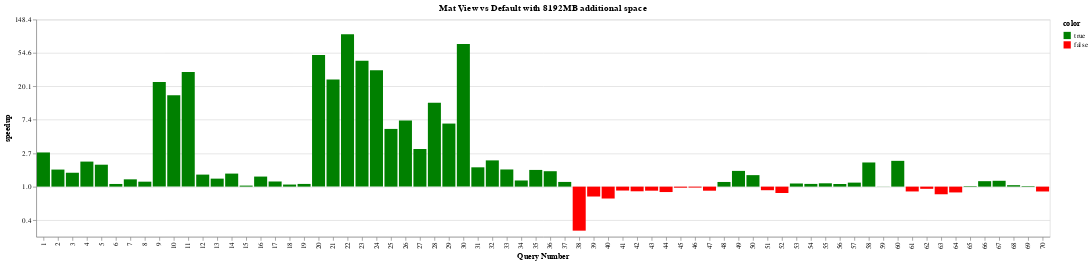

Write notebook code for a chart like this one.
### Code cell
chart = plot_speedup("Mat View vs Default", mat_view, 128)
chart

### Figure 1 — Vega-Lite specification as saved in the notebook (floating-point values rounded to 4 significant figures)
{"$schema": "https://vega.github.io/schema/vega-lite/v4.17.0.json", "config": {"view": {"continuousHeight": 300, "continuousWidth": 400}}, "data": {"name": "data-cb8325ee29214de9e2c68a4528a0cf9a"}, "datasets": {"data-cb8325ee29214de9e2c68a4528a0cf9a": [{"budget": 128, "color": true, "expt_name": "mat_view", "log_speedup": 1.023, "query_name": "query1", "query_num": 1, "running_time": 0.01724, "speedup": 2.781}, {"budget": 128, "color": true, "expt_name": "mat_view", "log_speedup": 0.5104, "query_name": "query2", "query_num": 2, "running_time": 0.01343, "speedup": 1.666}, {"budget": 128, "color": true, "expt_name": "mat_view", "log_speedup": 0.4154, "query_name": "query3", "query_num": 3, "running_time": 0.01608, "speedup": 1.515}, {"budget": 128, "color": true, "expt_name": "mat_view", "log_speedup": 0.7492, "query_name": "query4", "query_num": 4, "running_time": 0.01416, "speedup": 2.115}, {"budget": 128, "color": true, "expt_name": "mat_view", "log_speedup": 0.6562, "query_name": "query5", "query_num": 5, "running_time": 0.04989, "speedup": 1.927}, {"budget": 128, "color": true, "expt_name": "mat_view", "log_speedup": 0.07968, "query_name": "query6", "query_num": 6, "running_time": 1.386, "speedup": 1.083}, {"budget": 128, "color": true, "expt_name": "mat_view", "log_speedup": 0.218, "query_name": "query7", "query_num": 7, "running_time": 0.4647, "speedup": 1.244}, {"budget": 128, "color": true, "expt_name": "mat_view", "log_speedup": 0.148, "query_name": "query8", "query_num": 8, "running_time": 2.622, "speedup": 1.16}, {"budget": 128, "color": true, "expt_name": "mat_view", "log_speedup": 3.13, "query_name": "query9", "query_num": 9, "running_time": 0.008741, "speedup": 22.88}, {"budget": 128, "color": true, "expt_name": "mat_view", "log_speedup": 2.734, "query_name": "query10", "query_num": 10, "running_time": 0.008732, "speedup": 15.39}, {"budget": 128, "color": true, "expt_name": "mat_view", "log_speedup": 3.431, "query_name": "query11", "query_num": 11, "running_time": 0.008747, "speedup": 30.91}, {"budget": 128, "color": true, "expt_name": "mat_view", "log_speedup": 0.3598, "query_name": "query12", "query_num": 12, "running_time": 0.5278, "speedup": 1.433}, {"budget": 128, "color": true, "expt_name": "mat_view", "log_speedup": 0.2392, "query_name": "query13", "query_num": 13, "running_time": 0.3679, "speedup": 1.27}, {"budget": 128, "color": true, "expt_name": "mat_view", "log_speedup": 0.3901, "query_name": "query14", "query_num": 14, "running_time": 0.7206, "speedup": 1.477}, {"budget": 128, "color": true, "expt_name": "mat_view", "log_speedup": 0.0306, "query_name": "query15", "query_num": 15, "running_time": 0.3103, "speedup": 1.031}, {"budget": 128, "color": true, "expt_name": "mat_view", "log_speedup": 0.301, "query_name": "query16", "query_num": 16, "running_time": 0.3322, "speedup": 1.351}, {"budget": 128, "color": true, "expt_name": "mat_view", "log_speedup": 0.1539, "query_name": "query17", "query_num": 17, "running_time": 0.3654, "speedup": 1.166}, {"budget": 128, "color": true, "expt_name": "mat_view", "log_speedup": 0.06219, "query_name": "query18", "query_num": 18, "running_time": 0.3098, "speedup": 1.064}, {"budget": 128, "color": true, "expt_name": "mat_view", "log_speedup": 0.08074, "query_name": "query19", "query_num": 19, "running_time": 4.711, "speedup": 1.084}, {"budget": 128, "color": true, "expt_name": "mat_view", "log_speedup": 3.938, "query_name": "query20", "query_num": 20, "running_time": 0.02228, "speedup": 51.34}, {"budget": 128, "color": true, "expt_name": "mat_view", "log_speedup": 3.206, "query_name": "query21", "query_num": 21, "running_time": 0.02234, "speedup": 24.68}, {"budget": 128, "color": true, "expt_name": "mat_view", "log_speedup": 4.563, "query_name": "query22", "query_num": 22, "running_time": 0.02239, "speedup": 95.85}, {"budget": 128, "color": true, "expt_name": "mat_view", "log_speedup": 3.771, "query_name": "query23", "query_num": 23, "running_time": 0.0415, "speedup": 43.4}, {"budget": 128, "color": true, "expt_name": "mat_view", "log_speedup": 3.481, "query_name": "query24", "query_num": 24, "running_time": 0.04126, "speedup": 32.48}, {"budget": 128, "color": true, "expt_name": "mat_view", "log_speedup": 1.727, "query_name": "query25", "query_num": 25, "running_time": 0.04123, "speedup": 5.623}, {"budget": 128, "color": true, "expt_name": "mat_view", "log_speedup": 1.978, "query_name": "query26", "query_num": 26, "running_time": 0.0965, "speedup": 7.228}, {"budget": 128, "color": true, "expt_name": "mat_view", "log_speedup": 1.126, "query_name": "query27", "query_num": 27, "running_time": 0.09534, "speedup": 3.083}, {"budget": 128, "color": true, "expt_name": "mat_view", "log_speedup": 2.508, "query_name": "query28", "query_num": 28, "running_time": 0.07647, "speedup": 12.29}, {"budget": 128, "color": true, "expt_name": "mat_view", "log_speedup": 1.887, "query_name": "query29", "query_num": 29, "running_time": 0.07712, "speedup": 6.601}, {"budget": 128, "color": true, "expt_name": "mat_view", "log_speedup": 4.269, "query_name": "query30", "query_num": 30, "running_time": 0.04182, "speedup": 71.48}, {"budget": 128, "color": true, "expt_name": "mat_view", "log_speedup": 0.5778, "query_name": "query31", "query_num": 31, "running_time": 0.02052, "speedup": 1.782}, {"budget": 128, "color": true, "expt_name": "mat_view", "log_speedup": 0.7853, "query_name": "query32", "query_num": 32, "running_time": 0.02314, "speedup": 2.193}, {"budget": 128, "color": true, "expt_name": "mat_view", "log_speedup": 0.5134, "query_name": "query33", "query_num": 33, "running_time": 0.684, "speedup": 1.671}, {"budget": 128, "color": true, "expt_name": "mat_view", "log_speedup": 0.1841, "query_name": "query34", "query_num": 34, "running_time": 0.2105, "speedup": 1.202}, {"budget": 128, "color": true, "expt_name": "mat_view", "log_speedup": 0.4996, "query_name": "query35", "query_num": 35, "running_time": 0.03187, "speedup": 1.648}, {"budget": 128, "color": true, "expt_name": "mat_view", "log_speedup": 0.4614, "query_name": "query36", "query_num": 36, "running_time": 0.2238, "speedup": 1.586}, {"budget": 128, "color": true, "expt_name": "mat_view", "log_speedup": 0.1406, "query_name": "query37", "query_num": 37, "running_time": 0.6748, "speedup": 1.151}, {"budget": 128, "color": false, "expt_name": "mat_view", "log_speedup": -1.318, "query_name": "query38", "query_num": 38, "running_time": 0.3177, "speedup": 0.2677}, {"budget": 128, "color": false, "expt_name": "mat_view", "log_speedup": -0.2961, "query_name": "query39", "query_num": 39, "running_time": 0.3833, "speedup": 0.7437}, {"budget": 128, "color": false, "expt_name": "mat_view", "log_speedup": -0.3559, "query_name": "query40", "query_num": 40, "running_time": 0.3425, "speedup": 0.7005}, {"budget": 128, "color": false, "expt_name": "mat_view", "log_speedup": -0.1174, "query_name": "query41", "query_num": 41, "running_time": 4.902, "speedup": 0.8892}, {"budget": 128, "color": false, "expt_name": "mat_view", "log_speedup": -0.1395, "query_name": "query42", "query_num": 42, "running_time": 2.119, "speedup": 0.8698}, {"budget": 128, "color": false, "expt_name": "mat_view", "log_speedup": -0.1217, "query_name": "query43", "query_num": 43, "running_time": 5.995, "speedup": 0.8855}, {"budget": 128, "color": false, "expt_name": "mat_view", "log_speedup": -0.1623, "query_name": "query44", "query_num": 44, "running_time": 0.9651, "speedup": 0.8502}, {"budget": 128, "color": false, "expt_name": "mat_view", "log_speedup": -0.03218, "query_name": "query45", "query_num": 45, "running_time": 0.6852, "speedup": 0.9683}, {"budget": 128, "color": false, "expt_name": "mat_view", "log_speedup": -0.02807, "query_name": "query46", "query_num": 46, "running_time": 0.8078, "speedup": 0.9723}, {"budget": 128, "color": false, "expt_name": "mat_view", "log_speedup": -0.1221, "query_name": "query47", "query_num": 47, "running_time": 1.827, "speedup": 0.8851}, {"budget": 128, "color": true, "expt_name": "mat_view", "log_speedup": 0.1394, "query_name": "query48", "query_num": 48, "running_time": 1.036, "speedup": 1.15}, {"budget": 128, "color": true, "expt_name": "mat_view", "log_speedup": 0.4707, "query_name": "query49", "query_num": 49, "running_time": 2.16, "speedup": 1.601}, {"budget": 128, "color": true, "expt_name": "mat_view", "log_speedup": 0.3439, "query_name": "query50", "query_num": 50, "running_time": 1.709, "speedup": 1.411}, {"budget": 128, "color": false, "expt_name": "mat_view", "log_speedup": -0.1074, "query_name": "query51", "query_num": 51, "running_time": 5.686, "speedup": 0.8982}, {"budget": 128, "color": false, "expt_name": "mat_view", "log_speedup": -0.19, "query_name": "query52", "query_num": 52, "running_time": 3.548, "speedup": 0.8269}, {"budget": 128, "color": true, "expt_name": "mat_view", "log_speedup": 0.09366, "query_name": "query53", "query_num": 53, "running_time": 0.1513, "speedup": 1.098}, {"budget": 128, "color": true, "expt_name": "mat_view", "log_speedup": 0.08129, "query_name": "query54", "query_num": 54, "running_time": 0.1743, "speedup": 1.085}, {"budget": 128, "color": true, "expt_name": "mat_view", "log_speedup": 0.09932, "query_name": "query55", "query_num": 55, "running_time": 0.1897, "speedup": 1.104}, {"budget": 128, "color": true, "expt_name": "mat_view", "log_speedup": 0.0784, "query_name": "query56", "query_num": 56, "running_time": 0.6387, "speedup": 1.082}, {"budget": 128, "color": true, "expt_name": "mat_view", "log_speedup": 0.1198, "query_name": "query57", "query_num": 57, "running_time": 0.5795, "speedup": 1.127}, {"budget": 128, "color": true, "expt_name": "mat_view", "log_speedup": 0.7227, "query_name": "query58", "query_num": 58, "running_time": 13.41, "speedup": 2.06}, {"budget": 128, "color": true, "expt_name": "mat_view", "log_speedup": 0.003378, "query_name": "query59", "query_num": 59, "running_time": 0.1955, "speedup": 1.003}, {"budget": 128, "color": true, "expt_name": "mat_view", "log_speedup": 0.7715, "query_name": "query60", "query_num": 60, "running_time": 80.58, "speedup": 2.163}, {"budget": 128, "color": false, "expt_name": "mat_view", "log_speedup": -0.1445, "query_name": "query61", "query_num": 61, "running_time": 11.57, "speedup": 0.8655}, {"budget": 128, "color": false, "expt_name": "mat_view", "log_speedup": -0.0656, "query_name": "query62", "query_num": 62, "running_time": 1.428, "speedup": 0.9365}, {"budget": 128, "color": false, "expt_name": "mat_view", "log_speedup": -0.2286, "query_name": "query63", "query_num": 63, "running_time": 3.63, "speedup": 0.7956}, {"budget": 128, "color": false, "expt_name": "mat_view", "log_speedup": -0.174, "query_name": "query64", "query_num": 64, "running_time": 2.547, "speedup": 0.8403}, {"budget": 128, "color": true, "expt_name": "mat_view", "log_speedup": 0.01557, "query_name": "query65", "query_num": 65, "running_time": 0.161, "speedup": 1.016}, {"budget": 128, "color": true, "expt_name": "mat_view", "log_speedup": 0.1632, "query_name": "query66", "query_num": 66, "running_time": 0.8753, "speedup": 1.177}, {"budget": 128, "color": true, "expt_name": "mat_view", "log_speedup": 0.1746, "query_name": "query67", "query_num": 67, "running_time": 0.7256, "speedup": 1.191}, {"budget": 128, "color": true, "expt_name": "mat_view", "log_speedup": 0.04305, "query_name": "query68", "query_num": 68, "running_time": 0.262, "speedup": 1.044}, {"budget": 128, "color": true, "expt_name": "mat_view", "log_speedup": 0.01597, "query_name": "query69", "query_num": 69, "running_time": 0.1818, "speedup": 1.016}, {"budget": 128, "color": false, "expt_name": "mat_view", "log_speedup": -0.145, "query_name": "query70", "query_num": 70, "running_time": 6.068, "speedup": 0.865}]}, "encoding": {"color": {"field": "color", "scale": {"domain": [true, false], "range": ["green", "red"]}, "type": "nominal"}, "x": {"axis": {"title": "Query Number"}, "field": "query_num", "type": "ordinal"}, "y": {"axis": {"format": ",.0f", "labelExpr": "format(exp(datum.value),',.1f')", "title": "speedup"}, "field": "log_speedup", "type": "quantitative"}}, "mark": "bar", "title": {"text": "Mat View vs Default with 8192MB additional space"}}
